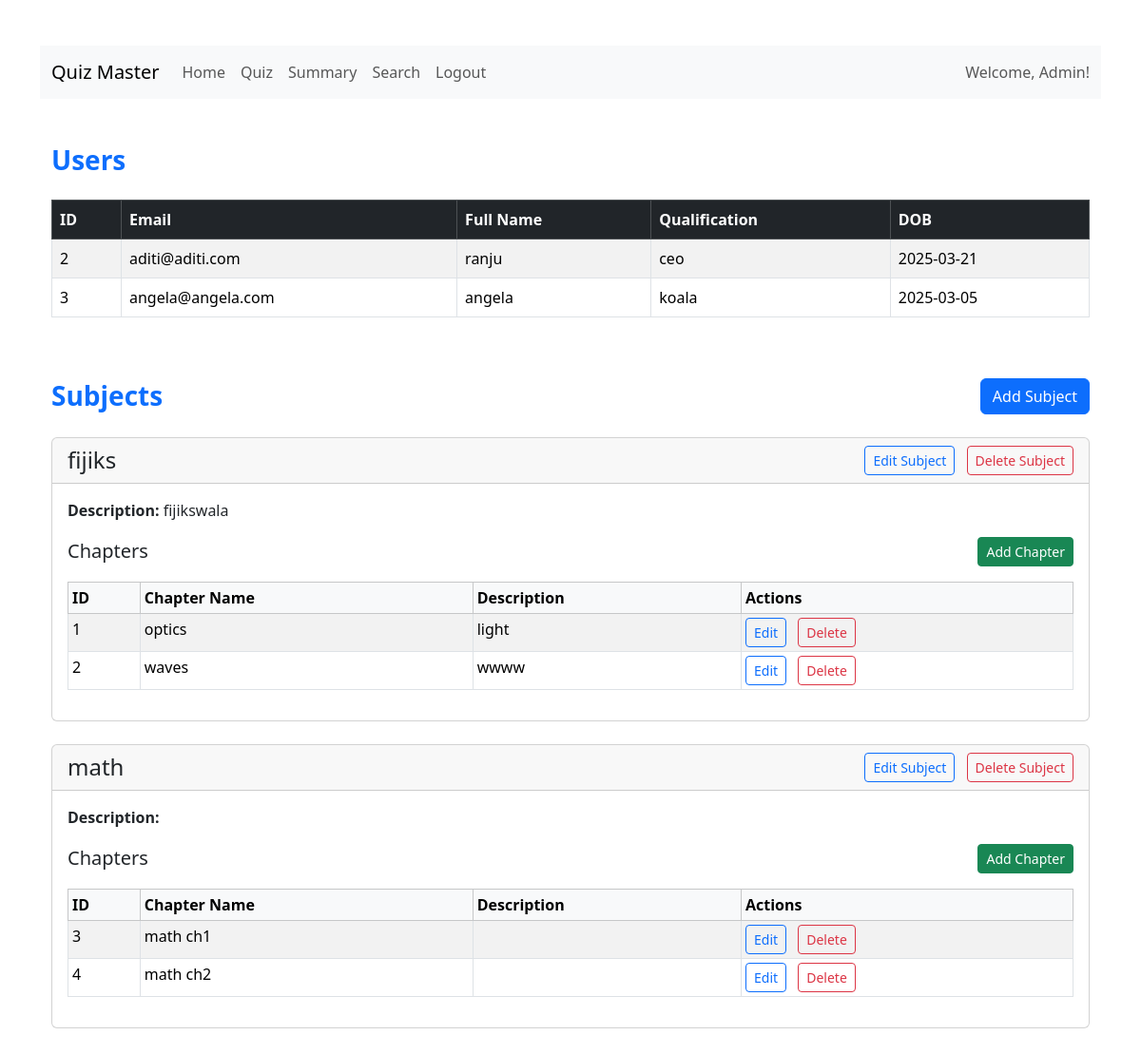
Before: /dashboard/admin/1 with the older database file.
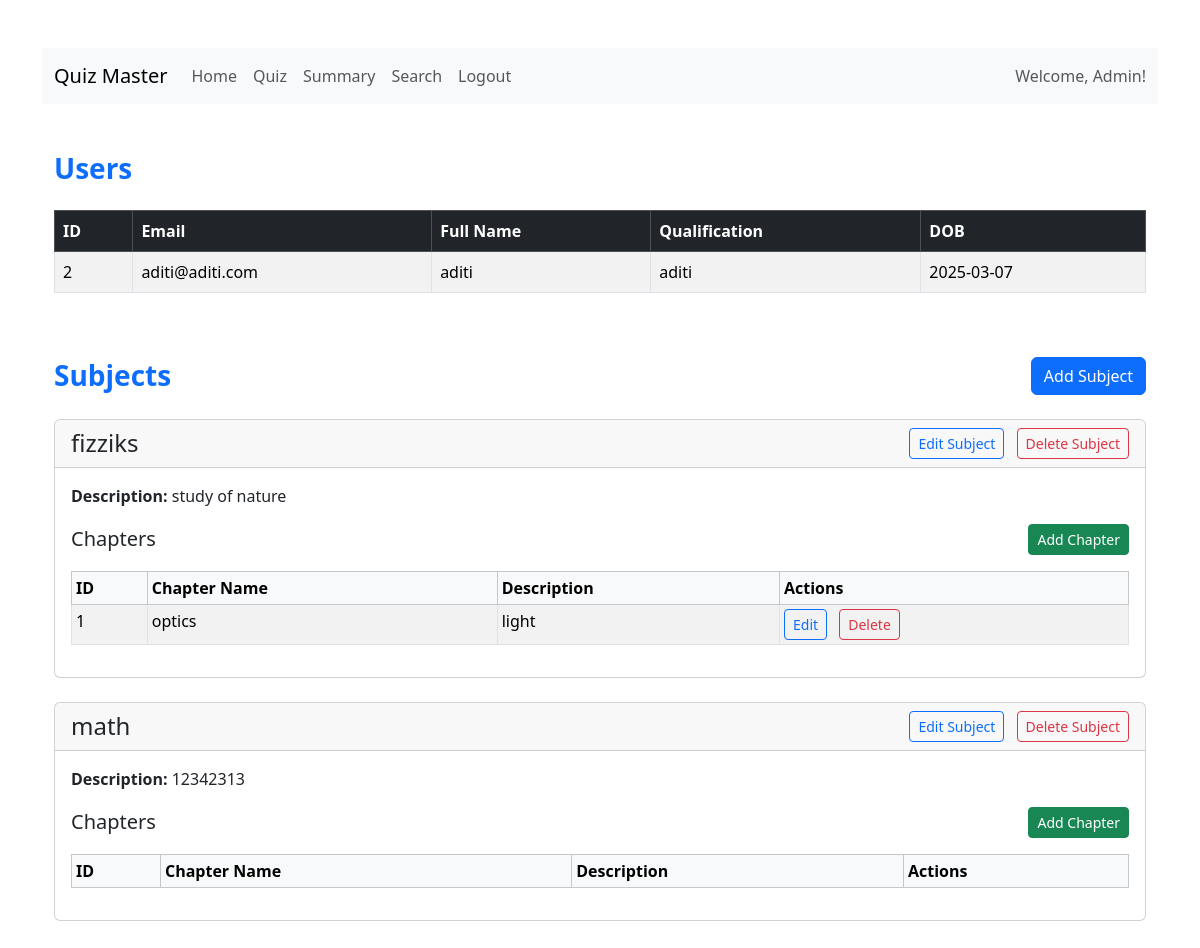
After: the same page with the newer database file.
### models/user.py (models this page shows)
class User(db.Model,UserMixin):
    id = db.Column(db.Integer, primary_key=True, autoincrement=True)
    email = db.Column(db.String(150), unique=True, nullable=False)
    password = db.Column(db.String(150), nullable=False)
    fullname = db.Column(db.String(150), nullable=False)
    qualification = db.Column(db.String(150))
    dob = db.Column(db.Date)
    role=db.Column(db.String(150),nullable=False,default="user")

### models/subject.py (models this page shows)
class Subject(db.Model):
    id = db.Column(db.Integer, primary_key=True)
    name = db.Column(db.String(150), nullable=False,unique=True)
    description = db.Column(db.Text)
    chapters = db.relationship('Chapter', backref='subject', lazy=True)

### models/chapter.py (models this page shows)
class Chapter(db.Model):
    id = db.Column(db.Integer, primary_key=True)
    name = db.Column(db.String(150), nullable=False,unique=True)
    description = db.Column(db.Text)
    subject_id = db.Column(db.Integer, db.ForeignKey('subject.id'), nullable=False)
    quizzes = db.relationship('Quiz', backref='chapter', lazy=True)

### app.py (the view)
@app.route("/dashboard/<string:role>/<int:id>")
def path(role, id):
    if role == "user":
        name = User.query.filter_by(id=id).fullname
        return redirect(url_for("userdashboard", id=id, name=name))
    elif role == "admin":
        return render_template(
            "admindashboard.html", users=User.query.all(), subjects=Subject.query.all()
        )

### templates/admindashboard.html (shortened to what this page needs)
{% extends "base.html" %}
{% block content %}
<nav class="navbar navbar-expand-lg navbar-light bg-light">
  <div class="container-fluid">
    <a class="navbar-brand" href="#">Quiz Master</a>
    <div class="collapse navbar-collapse">
      <ul class="navbar-nav me-auto mb-2 mb-lg-0">
        <li class="nav-item"><a class="nav-link" href="{{url_for('path',role='admin',id=1)}}">Home</a></li>
        <li class="nav-item"><a class="nav-link" href="{{url_for('quizmanagement')}}">Quiz</a></li>
        <li class="nav-item"><a class="nav-link" href="{{url_for('adminsummary')}}">Summary</a></li>
        <li class="nav-item"><a class="nav-link" href="{{url_for('adminsearch')}}">Search</a></li>
        <li class="nav-item"><a class="nav-link" href="{{url_for('logout')}}">Logout</a></li>
      </ul>
      <span class="navbar-text ms-auto">Welcome, Admin!</span>
    </div>
  </div>
</nav>
<div class="container my-5">
  <h3 class="mb-4 text-primary fw-bold">Users</h3>
  <div class="table-responsive">
    <table class="table table-striped table-hover table-bordered">
      <thead class="table-dark">
        <tr>
          <th>ID</th>
          <th>Email</th>
          <th>Full Name</th>
          <th>Qualification</th>
          <th>DOB</th>
        </tr>
      </thead>
      <tbody>
        {% for user in users %}
        {% if user.role != "admin" %}
        <tr>
          <td>{{ user.id }}</td>
          <td>{{ user.email }}</td>
          <td>{{ user.fullname }}</td>
          <td>{{ user.qualification }}</td>
          <td>{{ user.dob }}</td>
        </tr>
        {% endif %}
        {% endfor %}
      </tbody>
    </table>
  </div>
  <div class="d-flex justify-content-between align-items-center mt-5 mb-4">
    <h3 class="text-primary fw-bold m-0">Subjects</h3>
    <button type="button" onclick="location.href='{{ url_for('addsubject') }}'" class="btn btn-primary">
      Add Subject
    </button>
  </div>
  {% for subject in subjects %}
  <div class="card mb-4">
    <div class="card-header d-flex justify-content-between align-items-center">
      <h4 class="mb-0">{{ subject.name }}</h4>
      <div>
        <button type="button" onclick="location.href='{{ url_for('editsubject', id=subject.id) }}'" class="btn btn-outline-primary btn-sm me-2">Edit Subject</button>
        <button type="button" onclick="location.href='{{ url_for('deletesubject', id=subject.id) }}'" class="btn btn-outline-danger btn-sm">Delete Subject</button>
      </div>
    </div>
    <div class="card-body">
      <p class="mb-3"><strong>Description:</strong> {{ subject.description }}</p>
      <div class="d-flex justify-content-between align-items-center mb-3">
        <h5 class="mb-0">Chapters</h5>
        <button type="button" onclick="location.href='{{ url_for('addchapter', subjectid=subject.id) }}'" class="btn btn-success btn-sm">
          Add Chapter
        </button>
      </div>
      <div class="table-responsive">
        <table class="table table-striped table-bordered table-hover table-sm">
          <thead class="table-light">
            <tr>
              <th>ID</th>
              <th>Chapter Name</th>
              <th>Description</th>
              <th>Actions</th>
            </tr>
          </thead>
          <tbody>
            {% for chapter in subject.chapters %}
            {% if chapter is not none %}
            <tr>
              <td>{{ chapter.id }}</td>
              <td>{{ chapter.name }}</td>
              <td>{{ chapter.description }}</td>
              <td>
                <button type="button" onclick="location.href='{{ url_for('editchapter', id=chapter.id) }}'" class="btn btn-outline-primary btn-sm me-2">Edit</button>
                <button type="button" onclick="location.href='{{ url_for('deletechapter', id=chapter.id) }}'" class="btn btn-outline-danger btn-sm">Delete</button>
              </td>
            </tr>
            {% else %}
            <tr>
              <td colspan="4" class="text-center">No chapters available.</td>
            </tr>
            {% endif %}
            {% endfor %}
          </tbody>
        </table>
      </div>
    </div>
  </div>
  {% endfor %}
</div>
{% endblock %}

### templates/base.html (shortened to what this page needs)
<!DOCTYPE html>
<html lang="en">
    <head>
        <link href="https://cdn.jsdelivr.net/npm/bootstrap@5.3.3/dist/css/bootstrap.min.css" rel="stylesheet">
    </head>
<body>
    <div class="container mt-5">
        {% block content %}
        {% endblock %}
    </div>
</body>
</html>

Changed rows visible on the page:
removed User: id "3", email "angela@angela.com", fullname "angela", qualification "koala", dob "2025-03-05"
removed Chapter: id "2", name "waves", description "wwww", shown under Subject "fijiks"
removed Chapter: id "3", name "math ch1", shown under Subject "math"
removed Chapter: id "4", name "math ch2", shown under Subject "math"
changed User "aditi@aditi.com": fullname "ranju" → "aditi"; qualification "ceo" → "aditi"; dob "2025-03-21" → "2025-03-07"
changed Subject: name "fijiks" → "fizziks"; description "fijikswala" → "study of nature"
changed Subject "math": description (not shown) → "12342313"
